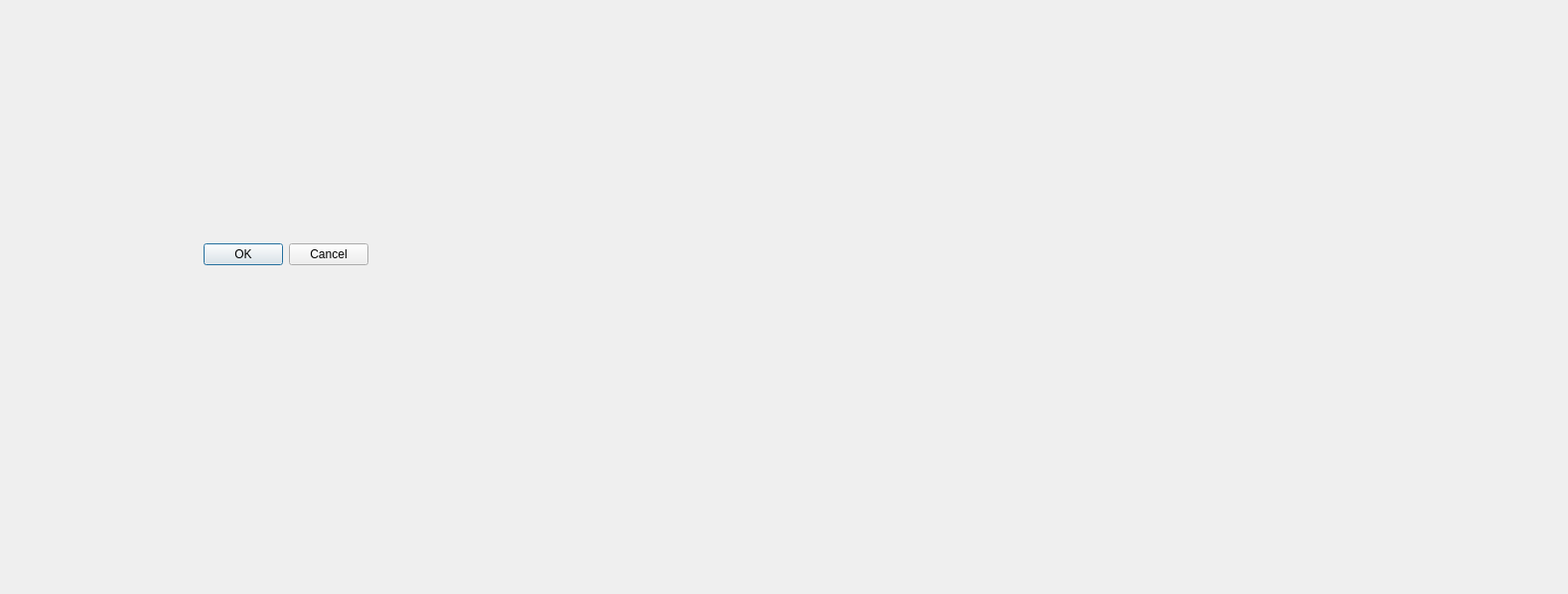
<?xml version="1.0" encoding="UTF-8"?>
<ui version="4.0">
 <class>ticket</class>
 <widget class="QDialog" name="ticket">
  <property name="geometry">
   <rect>
    <x>0</x>
    <y>0</y>
    <width>1579</width>
    <height>598</height>
   </rect>
  </property>
  <property name="windowTitle">
   <string>Dialog</string>
  </property>
  <widget class="QDialogButtonBox" name="buttonBox">
   <property name="geometry">
    <rect>
     <x>30</x>
     <y>240</y>
     <width>341</width>
     <height>32</height>
    </rect>
   </property>
   <property name="orientation">
    <enum>Qt::Orientation::Horizontal</enum>
   </property>
   <property name="standardButtons">
    <set>QDialogButtonBox::StandardButton::Cancel|QDialogButtonBox::StandardButton::Ok</set>
   </property>
  </widget>
 </widget>
 <resources/>
 <connections>
  <connection>
   <sender>buttonBox</sender>
   <signal>accepted()</signal>
   <receiver>ticket</receiver>
   <slot>accept()</slot>
   <hints>
    <hint type="sourcelabel">
     <x>248</x>
     <y>254</y>
    </hint>
    <hint type="destinationlabel">
     <x>157</x>
     <y>274</y>
    </hint>
   </hints>
  </connection>
  <connection>
   <sender>buttonBox</sender>
   <signal>rejected()</signal>
   <receiver>ticket</receiver>
   <slot>reject()</slot>
   <hints>
    <hint type="sourcelabel">
     <x>316</x>
     <y>260</y>
    </hint>
    <hint type="destinationlabel">
     <x>286</x>
     <y>274</y>
    </hint>
   </hints>
  </connection>
 </connections>
</ui>
